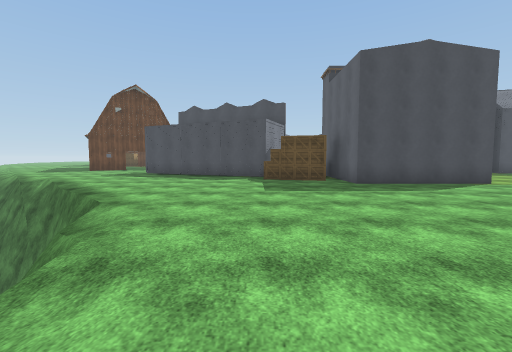
View 1 (above)

24 first-person views from a walk through a 3-D level made in the Unity game engine. The camera is 1.5 m above the floor, tilts 4° down and sees 90° across. The floor is counted in squares, 2 m on a side. Each view is taken from the middle of a square. On the plan, view 1 faces up. The plan holds only what a view shows up to about 9 squares ahead; the rest is blank. The place goes on beyond the plan. The player character is not drawn. Door leaves are left out, so doorways stand open. Surface patterns are stand-ins for the level's own textures.

View 2
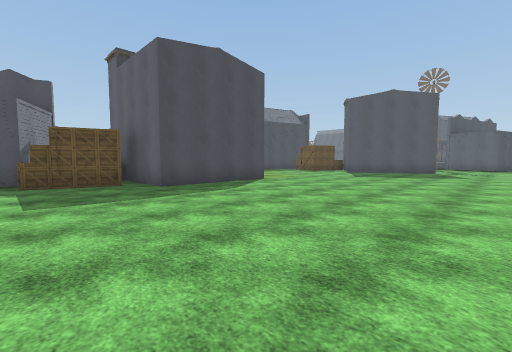

View 3
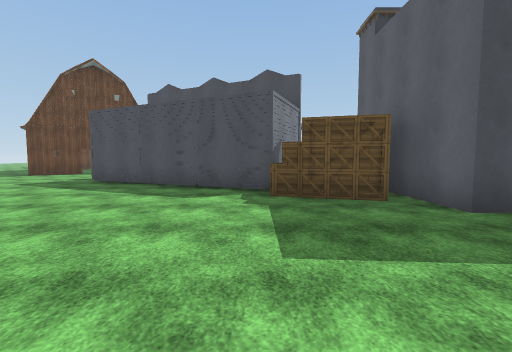

View 4
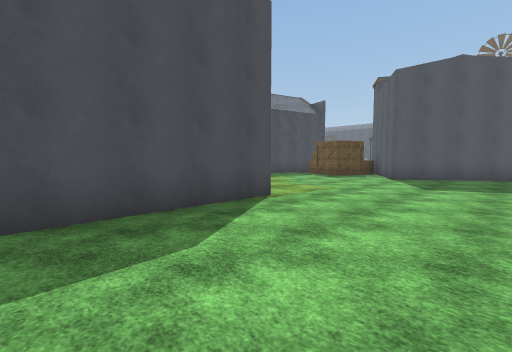

View 5
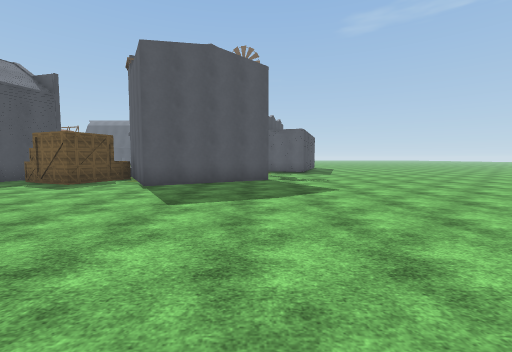

View 6
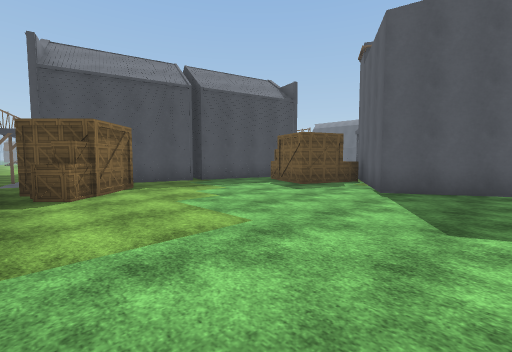

View 7
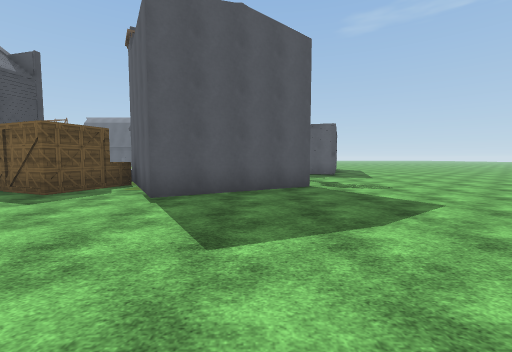

View 8
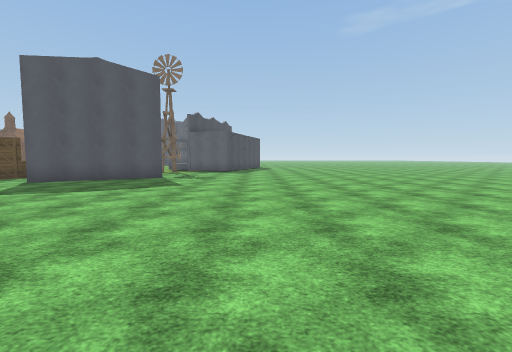

View 9
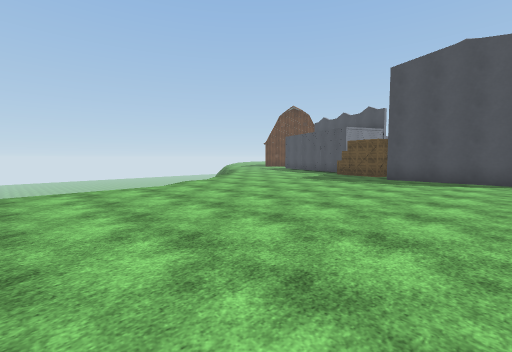

View 10
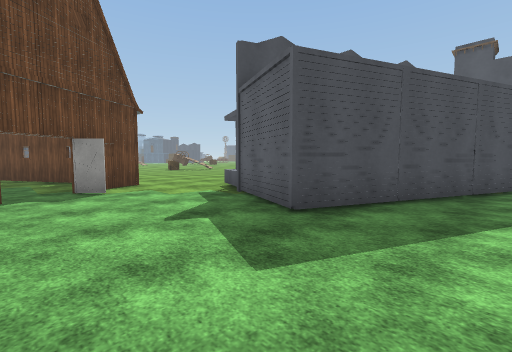

View 11
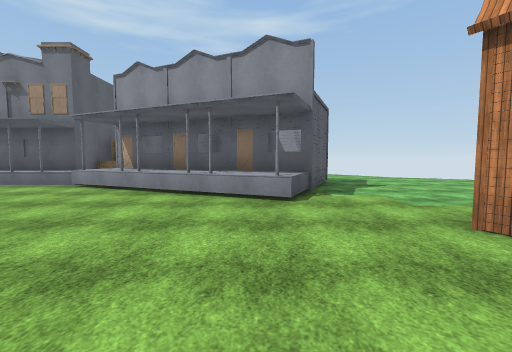

View 12
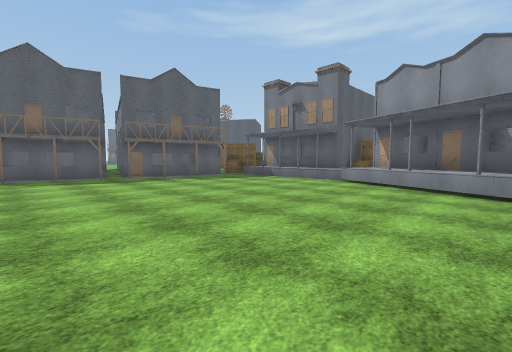

View 13
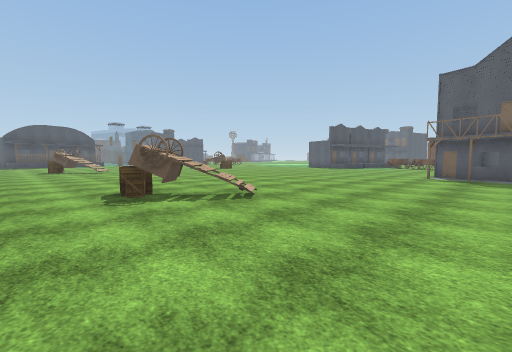

View 14
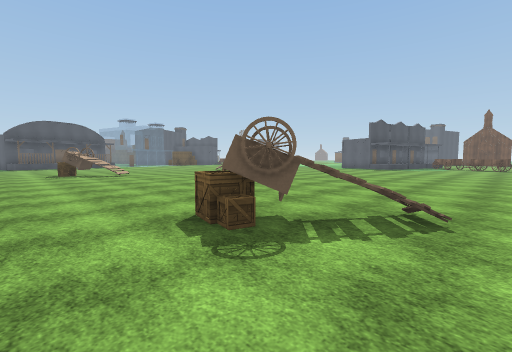

View 15
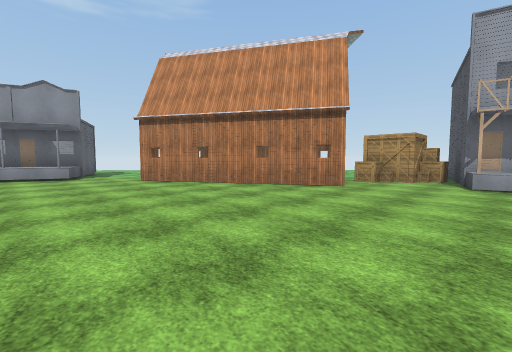

View 16
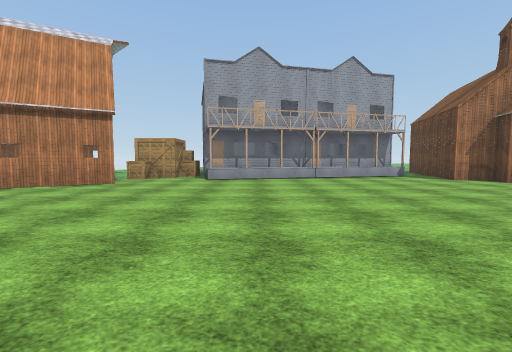

View 17
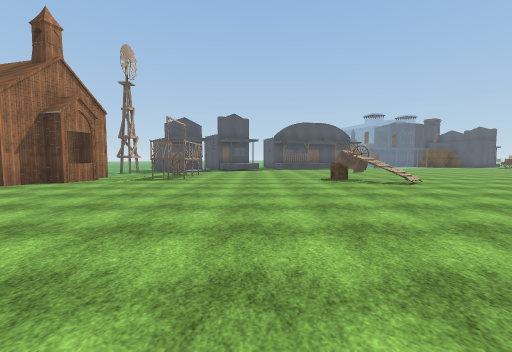

View 18
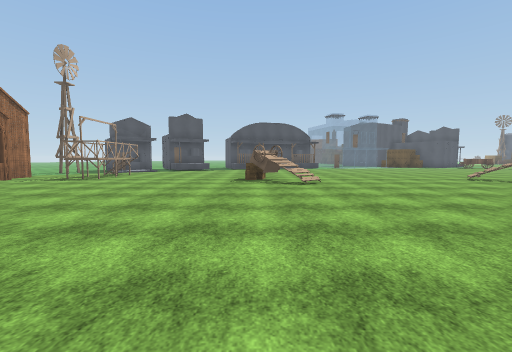

View 19
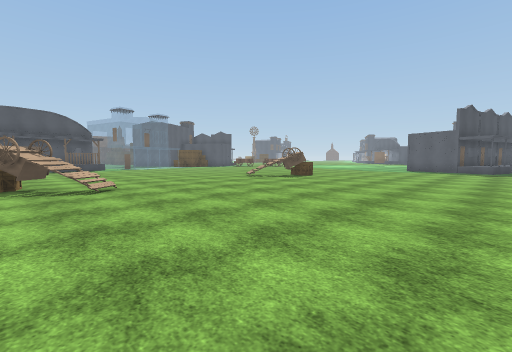

View 20
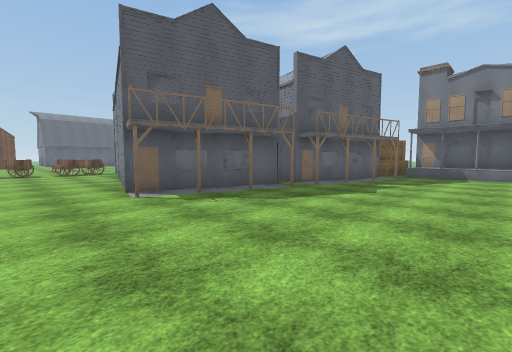

View 21
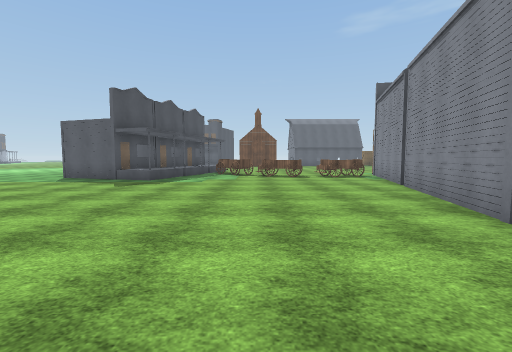

View 22
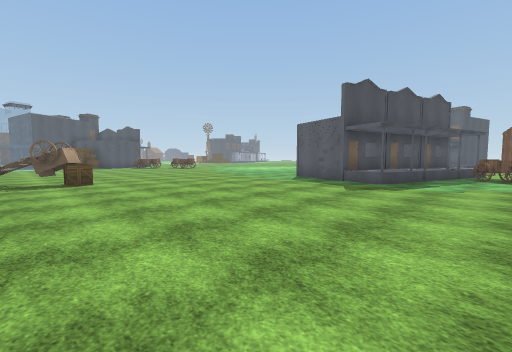

View 23
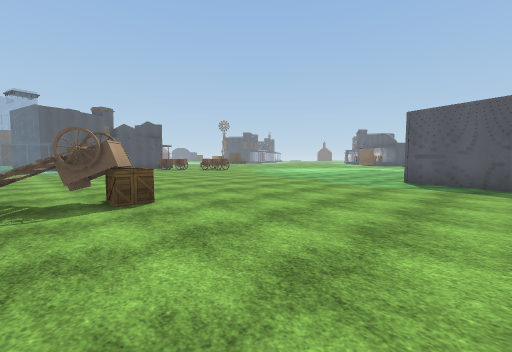

View 24
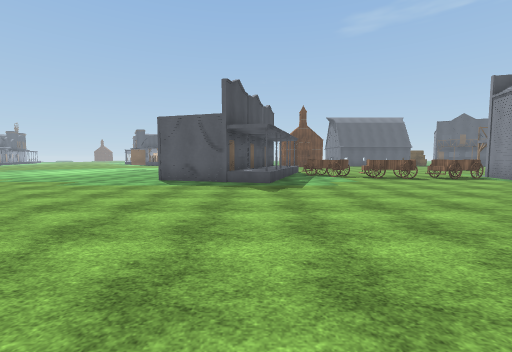

### Floor plan
Key: @ floor where view 1 was taken; # wall or solid block; . floor; / step, stairs or slope; D open door; = window, fence, low wall or low ledge; v drop or lower ground; C crate; B building; O other object.
Columns run from 10 left of view 1 to 17 right of it. Each row starts with its distance up from view 1.
 36 #D..O.....O#......#.........
 35 #D.........#=.....##........
 34 #..................#C.......
 33 ............................
 32 ...........................#
 31 ...........................#
 30 ..........................##
 29 ..........................BB
 28 B..........................B
 27 B...........................
 26 B.........C.................
 25 ..........C#................
 24 ...........#=...............
 23 O#.........................
 22 ###.................BB.....
 21   ##...............BB BBB...
 20   .#...............B      BB
 19   .##..............B
 18   ..#..............BBB
 17   .##..............BB
 16   D#=.............B
 15   D...BBB.........B
 14   ....#BBBB.......B
 13  ....## #BBBBBBBB  BBBB   B
 12 .....#### ## BBB   C... BBB
 11 /......####   B# OC.....O
 10   .......B#  #    ......C
  9  v//.......CC#    .....CCCB
  8   vv/........## ##.......#
  7     v/.................###
  6      v/.................#
  5       v/................B
  4        v.................#
  3        v/...................
  2         /...................
  1         v/..................
  0          /@.................
 -1          /..................
 -2          /..................
 -3                   ..........
 -4                    .......
 -5                     .....
 -6                      ....
 -7                       ...
 -8                        ..

Where each view was taken, in squares from view 1:
view 1: 0 up, 0 right, facing up
view 2: 1 up, 0 right, facing up-right
view 3: 4 up, 0 right, facing up
view 4: 4 up, 3 right, facing up-right
view 5: 4 up, 6 right, facing right
view 6: 5 up, 7 right, facing up-right
view 7: 5 up, 8 right, facing right
view 8: 0 up, 5 right, facing right
view 9: 2 down, 6 right, facing up-left
view 10: 10 up, 8 left, facing up-right
view 11: 20 up, 3 left, facing down
view 12: 21 up, 2 left, facing down-right
view 13: 20 up, 2 left, facing up-right
view 14: 23 up, 2 left, facing up-right
view 15: 26 up, 2 left, facing down-left
view 16: 27 up, 1 left, facing left
view 17: 27 up, 3 left, facing up
view 18: 27 up, 0 right, facing up
view 19: 28 up, 0 right, facing up-right
view 20: 24 up, 4 right, facing down-right
view 21: 25 up, 7 right, facing right
view 22: 26 up, 8 right, facing up-right
view 23: 30 up, 8 right, facing up-right
view 24: 29 up, 8 right, facing right
